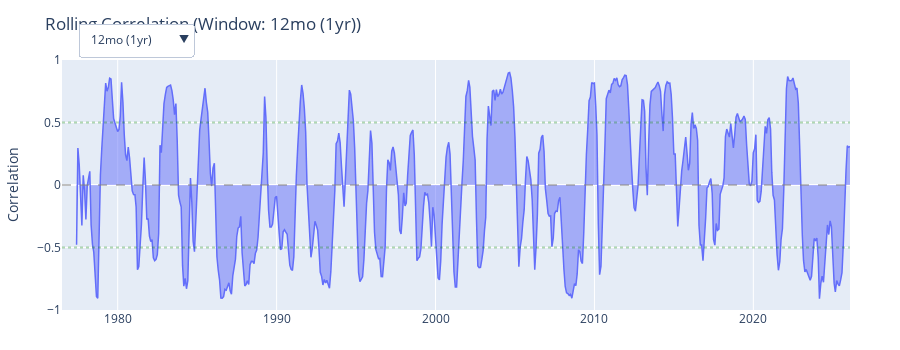

Notebook cell for this chart:
### Code cell
# Interactive rolling correlation with dropdown for window size
windows = [6, 12, 24, 36, 60, 120]  # 6mo, 1yr, 2yr, 3yr, 5yr, 10yr

fig_corr = go.Figure()

for i, w in enumerate(windows):
    rc = combined['NASDAQ 6M %'].rolling(w).corr(combined['Yield Spread'])
    fig_corr.add_trace(
        go.Scatter(
            x=rc.index, y=rc.values,
            name=f'{w} months',
            visible=(w == 12),
            line=dict(width=1.5),
            fill='tozeroy',
            hovertemplate='%{x|%b %Y}<br>Correlation: %{y:.3f}<extra></extra>'
        )
    )

# Create dropdown buttons
buttons = []
labels = ['6mo', '12mo (1yr)', '24mo (2yr)', '36mo (3yr)', '60mo (5yr)', '120mo (10yr)']
for i, (w, label) in enumerate(zip(windows, labels)):
    visibility = [j == i for j in range(len(windows))]
    buttons.append(
        dict(label=label,
             method='update',
             args=[{'visible': visibility},
                   {'title': f'Rolling Correlation (Window: {label})'}])
    )

fig_corr.update_layout(
    title='Rolling Correlation (Window: 12mo (1yr))',
    yaxis_title='Correlation',
    yaxis_range=[-1, 1],
    height=350,
    margin=dict(t=60, l=50, r=50, b=40),
    hovermode='x unified',
    updatemenus=[
        dict(
            active=1,
            buttons=buttons,
            direction='down',
            showactive=True,
            x=0.02,
            xanchor='left',
            y=1.15,
            yanchor='top'
        )
    ]
)

fig_corr.update_xaxes(nticks=6, tickformat="%Y", hoverformat='%b %Y')
fig_corr.add_hline(y=0, line_dash="dash", line_color="gray", opacity=0.5)
fig_corr.add_hline(y=0.5, line_dash="dot", line_color="green", opacity=0.3)
fig_corr.add_hline(y=-0.5, line_dash="dot", line_color="green", opacity=0.3)

fig_corr.show()

### Figure 1 — Plotly figure (JSON) as saved in the notebook; plotly's stock layout.template omitted (floating-point values rounded to 4 significant figures; data arrays with more than 128 entries replaced by an {"elided": "..."} marker saying what was removed)
{"data": [{"fill": "tozeroy", "hovertemplate": "%{x|%b %Y}<br>Correlation: %{y:.3f}<extra></extra>", "line": {"width": 1.5}, "name": "6 months", "type": "scatter", "visible": false, "x": {"elided": "596 str values"}, "y": {"elided": "596 float values"}}, {"fill": "tozeroy", "hovertemplate": "%{x|%b %Y}<br>Correlation: %{y:.3f}<extra></extra>", "line": {"width": 1.5}, "name": "12 months", "type": "scatter", "visible": true, "x": {"elided": "596 str values"}, "y": {"elided": "596 float values"}}, {"fill": "tozeroy", "hovertemplate": "%{x|%b %Y}<br>Correlation: %{y:.3f}<extra></extra>", "line": {"width": 1.5}, "name": "24 months", "type": "scatter", "visible": false, "x": {"elided": "596 str values"}, "y": {"elided": "596 float values"}}, {"fill": "tozeroy", "hovertemplate": "%{x|%b %Y}<br>Correlation: %{y:.3f}<extra></extra>", "line": {"width": 1.5}, "name": "36 months", "type": "scatter", "visible": false, "x": {"elided": "596 str values"}, "y": {"elided": "596 float values"}}, {"fill": "tozeroy", "hovertemplate": "%{x|%b %Y}<br>Correlation: %{y:.3f}<extra></extra>", "line": {"width": 1.5}, "name": "60 months", "type": "scatter", "visible": false, "x": {"elided": "596 str values"}, "y": {"elided": "596 float values"}}, {"fill": "tozeroy", "hovertemplate": "%{x|%b %Y}<br>Correlation: %{y:.3f}<extra></extra>", "line": {"width": 1.5}, "name": "120 months", "type": "scatter", "visible": false, "x": {"elided": "596 str values"}, "y": {"elided": "596 float values"}}], "layout": {"height": 350, "hovermode": "x unified", "margin": {"b": 40, "l": 50, "r": 50, "t": 60}, "shapes": [{"line": {"color": "gray", "dash": "dash"}, "opacity": 0.5, "type": "line", "x0": 0, "x1": 1, "xref": "x domain", "y0": 0, "y1": 0, "yref": "y"}, {"line": {"color": "green", "dash": "dot"}, "opacity": 0.3, "type": "line", "x0": 0, "x1": 1, "xref": "x domain", "y0": 0.5, "y1": 0.5, "yref": "y"}, {"line": {"color": "green", "dash": "dot"}, "opacity": 0.3, "type": "line", "x0": 0, "x1": 1, "xref": "x domain", "y0": -0.5, "y1": -0.5, "yref": "y"}], "title": {"text": "Rolling Correlation (Window: 12mo (1yr))"}, "updatemenus": [{"active": 1, "buttons": [{"args": [{"visible": [true, false, false, false, false, false]}, {"title": "Rolling Correlation (Window: 6mo)"}], "label": "6mo", "method": "update"}, {"args": [{"visible": [false, true, false, false, false, false]}, {"title": "Rolling Correlation (Window: 12mo (1yr))"}], "label": "12mo (1yr)", "method": "update"}, {"args": [{"visible": [false, false, true, false, false, false]}, {"title": "Rolling Correlation (Window: 24mo (2yr))"}], "label": "24mo (2yr)", "method": "update"}, {"args": [{"visible": [false, false, false, true, false, false]}, {"title": "Rolling Correlation (Window: 36mo (3yr))"}], "label": "36mo (3yr)", "method": "update"}, {"args": [{"visible": [false, false, false, false, true, false]}, {"title": "Rolling Correlation (Window: 60mo (5yr))"}], "label": "60mo (5yr)", "method": "update"}, {"args": [{"visible": [false, false, false, false, false, true]}, {"title": "Rolling Correlation (Window: 120mo (10yr))"}], "label": "120mo (10yr)", "method": "update"}], "direction": "down", "showactive": true, "x": 0.02, "xanchor": "left", "y": 1.15, "yanchor": "top"}], "xaxis": {"hoverformat": "%b %Y", "nticks": 6, "tickformat": "%Y"}, "yaxis": {"range": [-1, 1], "title": {"text": "Correlation"}}}}
